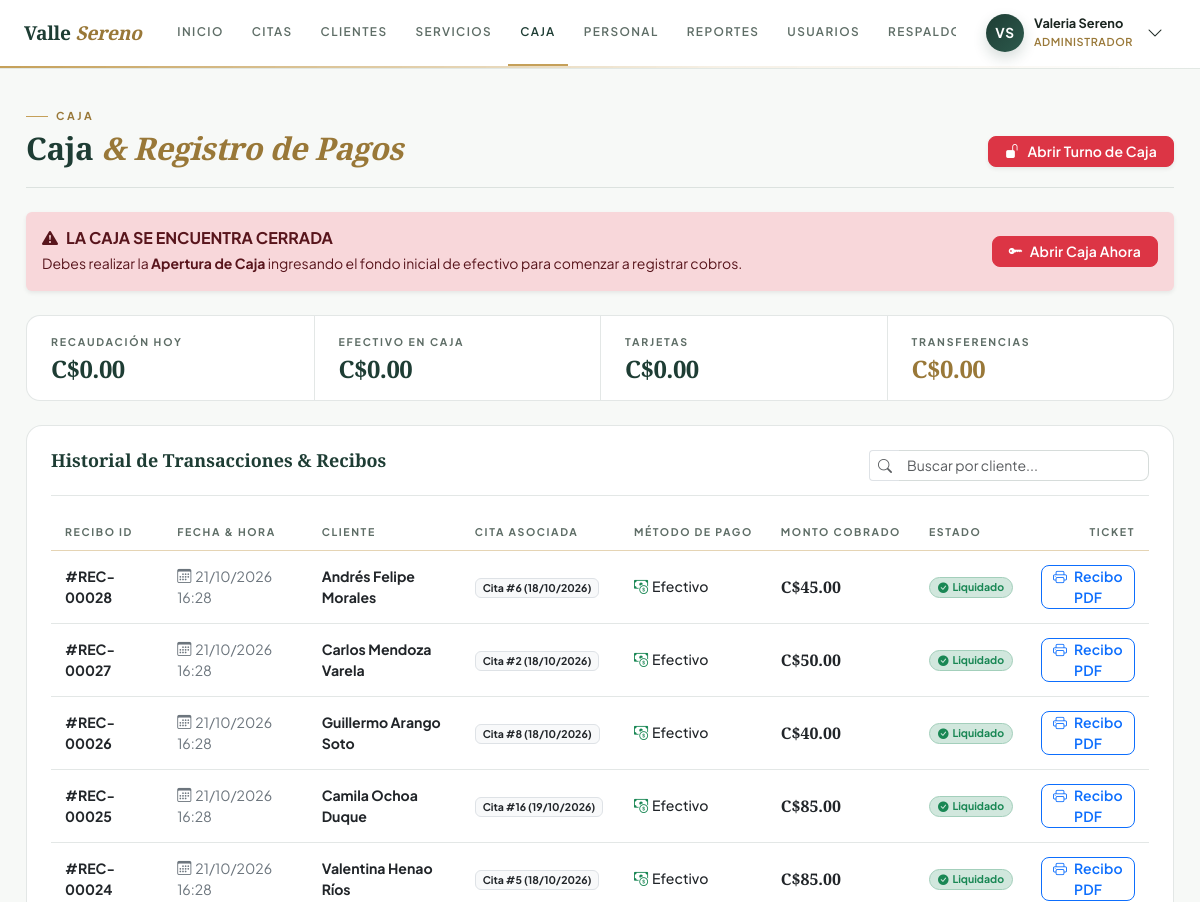
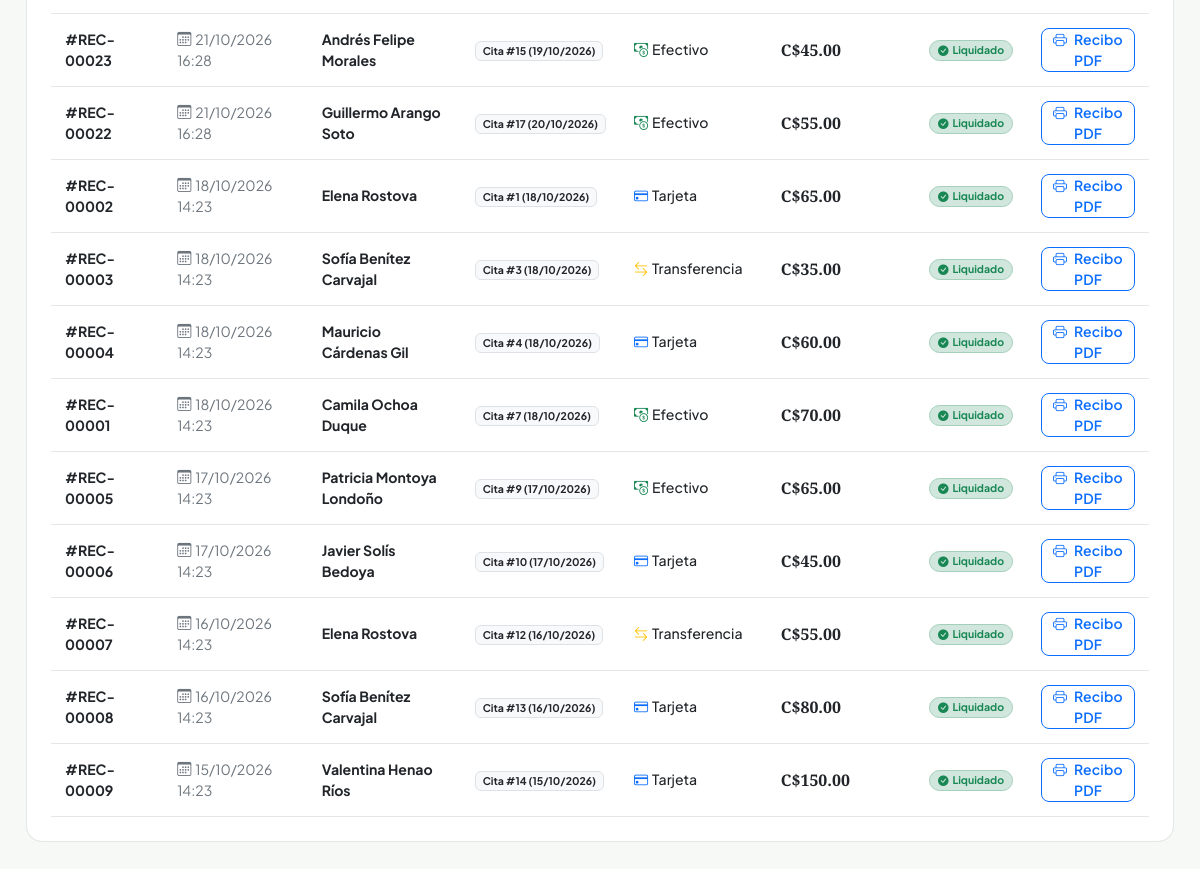
The app's page /index.php?c=pagos&a=index (signed in) with its own data (2 pictures, top to bottom).
### tables this page shows
CREATE TABLE IF NOT EXISTS pagos (
    id INT AUTO_INCREMENT PRIMARY KEY,
    id_cita INT NOT NULL,
    tipo_pago ENUM('Efectivo', 'Tarjeta', 'Transferencia') NOT NULL,
    fecha_pago DATETIME NOT NULL DEFAULT CURRENT_TIMESTAMP,
    monto DECIMAL(10,2) NOT NULL,
    estado ENUM('Pagado', 'Pendiente') NOT NULL DEFAULT 'Pagado',
    CONSTRAINT fk_pagos_citas FOREIGN KEY (id_cita) 
        REFERENCES citas(id) ON UPDATE CASCADE ON DELETE RESTRICT,
    CONSTRAINT chk_pagos_monto CHECK (monto > 0),
    INDEX idx_pagos_cita_fecha (id_cita, fecha_pago)
);

CREATE TABLE IF NOT EXISTS clientes (
    id INT AUTO_INCREMENT PRIMARY KEY,
    nombre_completo VARCHAR(120) NOT NULL,
    fecha_nacimiento DATE NOT NULL,
    telefono VARCHAR(20) NOT NULL,
    correo VARCHAR(100) NOT NULL,
    estado ENUM('activo', 'inactivo') NOT NULL DEFAULT 'activo',
    creado_en TIMESTAMP DEFAULT CURRENT_TIMESTAMP,
    INDEX idx_clientes_telefono (telefono),
    INDEX idx_clientes_correo (correo)
);

CREATE TABLE IF NOT EXISTS citas (
    id INT AUTO_INCREMENT PRIMARY KEY,
    id_cliente INT NOT NULL,
    id_empleado INT NOT NULL COMMENT 'Terapeuta asignado',
    fecha DATE NOT NULL,
    hora_inicio TIME NOT NULL,
    hora_fin TIME NOT NULL,
    total DECIMAL(10,2) NOT NULL DEFAULT 0.00,
    estado ENUM('Pendiente', 'Confirmada', 'Completada', 'Cancelada') NOT NULL DEFAULT 'Pendiente',
    observaciones TEXT NULL,
    creado_en TIMESTAMP DEFAULT CURRENT_TIMESTAMP,
    CONSTRAINT fk_citas_clientes FOREIGN KEY (id_cliente) 
        REFERENCES clientes(id) ON UPDATE CASCADE ON DELETE RESTRICT,
    CONSTRAINT fk_citas_empleados FOREIGN KEY (id_empleado) 
        REFERENCES empleados(id) ON UPDATE CASCADE ON DELETE RESTRICT,
    CONSTRAINT chk_citas_horario CHECK (hora_fin > hora_inicio),
    INDEX idx_citas_terapeuta_fecha (id_empleado, fecha),
    INDEX idx_citas_cliente_fecha (id_cliente, fecha)
);

### app/controllers/PagosController.php (called while the page is built, shortened)
<?php
require_once __DIR__ . '/../services/PagoService.php';
class PagosController {
    private PagoService $service;
    public function __construct() {
        $this->service = new PagoService();
    }
    public function index(): void {
        $pagos = $this->service->listarPagos();
        require_once __DIR__ . '/../views/layouts/main.php';
    }
}

### app/models/PagoModel.php (called while the page is built, shortened)
<?php
class PagoModel {
    private PDO $db;
    public function __construct(?PDO $pdo = null) {
        if ($pdo !== null) {
            $this->db = $pdo;
        } else {
            try {
                $dsn = "mysql:host=" . DB_HOST . ";port=" . DB_PORT . ";dbname=" . DB_NAME . ";charset=" . DB_CHARSET;
                $this->db = new PDO($dsn, DB_USER, DB_PASS, [
                    PDO::ATTR_ERRMODE => PDO::ERRMODE_EXCEPTION,
                    PDO::ATTR_DEFAULT_FETCH_MODE => PDO::FETCH_ASSOC
                ]);
            } catch (PDOException $e) {
                die("Error de conexión a la base de datos: " . $e->getMessage());
            }
        }
    }
    public function obtenerTodosPagos(): array {
        $sql = "SELECT p.*, c.fecha as cita_fecha, cl.nombre_completo as cliente_nombre
                FROM pagos p
                JOIN citas c ON p.id_cita = c.id
                JOIN clientes cl ON c.id_cliente = cl.id
                ORDER BY p.fecha_pago DESC";
        $stmt = $this->db->query($sql);
        return $stmt->fetchAll();
    }
}

### app/services/PagoService.php (called while the page is built, shortened)
<?php
require_once __DIR__ . '/../models/PagoModel.php';
class PagoService {
    private PagoModel $model;
    public function __construct(?PagoModel $model = null) {
        $this->model = $model ?? new PagoModel();
    }
    public function listarPagos(): array {
        return $this->model->obtenerTodosPagos();
    }
}

### app/views/pagos/index.php (the view, shortened to what this page needs)
<div class="page-head">
    <div>
        <span class="kicker">Caja</span>
        <h1 class="display-title">Caja <em>& Registro de Pagos</em></h1>
    </div>
    <div class="page-head-actions">
        <?php if (!empty($estadoCaja['abierta'])): ?>
            <button class="btn btn-quiet btn-sm px-3 d-inline-flex align-items-center gap-2" data-bs-toggle="modal" data-bs-target="#modalCerrarCaja">
                <i class="bi bi-lock-fill"></i>
                <span>Arqueo & Cierre de Caja</span>
            </button>
            <button class="btn btn-spa-primary btn-sm px-3 d-inline-flex align-items-center gap-2" data-bs-toggle="modal" data-bs-target="#modalCobro" onclick="prepararNuevoCobro()">
                <i class="bi bi-cash-stack"></i>
                <span>Registrar Cobro</span>
            </button>
        <?php else: ?>
            <button class="btn btn-danger btn-sm px-3 d-inline-flex align-items-center gap-2 shadow-sm" data-bs-toggle="modal" data-bs-target="#modalAbrirCaja">
                <i class="bi bi-unlock-fill"></i>
                <span>Abrir Turno de Caja</span>
            </button>
        <?php endif; ?>
    </div>
</div>
<?php if (empty($estadoCaja['abierta'])): ?>
    <div class="alert alert-danger border-0 shadow-sm mb-4 d-flex align-items-center justify-content-between">
        <div>
            <h6 class="fw-bold mb-1"><i class="bi bi-exclamation-triangle-fill me-2"></i>LA CAJA SE ENCUENTRA CERRADA</h6>
            <small class="mb-0">Debes realizar la <strong>Apertura de Caja</strong> ingresando el fondo inicial de efectivo para comenzar a registrar cobros.</small>
        </div>
        <button class="btn btn-danger btn-sm px-3" data-bs-toggle="modal" data-bs-target="#modalAbrirCaja">
            <i class="bi bi-key-fill me-1"></i> Abrir Caja Ahora
        </button>
    </div>
<?php endif; ?>
<?php
    $totalEfectivo = 0;
    $totalTarjeta = 0;
    $totalTransf = 0;
    $totalGeneralHoy = $totalEfectivo + $totalTarjeta + $totalTransf;
?>
<div class="metrics">
    <div class="metric">
        <span class="metric-label">Recaudación Hoy</span>
        <span class="metric-value">C$<?= number_format($totalGeneralHoy, 2) ?></span>
    </div>
    <div class="metric">
        <span class="metric-label">Efectivo en Caja</span>
        <span class="metric-value">C$<?= number_format($totalEfectivo, 2) ?></span>
    </div>
    <div class="metric">
        <span class="metric-label">Tarjetas</span>
        <span class="metric-value">C$<?= number_format($totalTarjeta, 2) ?></span>
    </div>
    <div class="metric metric--gold">
        <span class="metric-label">Transferencias</span>
        <span class="metric-value">C$<?= number_format($totalTransf, 2) ?></span>
    </div>
</div>
<div class="spa-card p-4">
    <div class="panel-head">
        <h2 class="panel-title">Historial de Transacciones &amp; Recibos</h2>
        <div class="input-group input-group-sm" style="max-width: 280px;">
            <span class="input-group-text bg-white border-end-0"><i class="bi bi-search text-muted"></i></span>
            <input type="text" id="busquedaPago" class="form-control border-start-0" placeholder="Buscar por cliente..." onkeyup="filtrarTablaPagos()">
        </div>
    </div>
    <div class="table-responsive">
        <table class="table table-hover align-middle mb-0" id="tablaPagos">
            <thead class="table-light">
                <tr style="font-size: 0.78rem; text-transform: uppercase; letter-spacing: 0.5px; color: #556b61;">
                    <th>RECIBO ID</th>
                    <th>FECHA & HORA</th>
                    <th>CLIENTE</th>
                    <th>CITA ASOCIADA</th>
                    <th>MÉTODO DE PAGO</th>
                    <th>MONTO COBRADO</th>
                    <th>ESTADO</th>
                    <th class="text-end">TICKET</th>
                </tr>
            </thead>
            <tbody style="font-size: 0.88rem;">
                <?php if (empty($pagos)): ?>
                    <tr>
                        <td colspan="8" class="text-center py-4 text-muted">
                            <i class="bi bi-inbox fs-3 d-block mb-1 text-muted"></i>
                            No hay transacciones ni cobros liquidados aún.
                        </td>
                    </tr>
                <?php else: ?>
                    <?php foreach ($pagos as $p): ?>
                        <tr>
                            <td class="fw-bold text-dark">#REC-<?= str_pad($p['id'], 5, '0', STR_PAD_LEFT) ?></td>
                            <td>
                                <span class="text-secondary">
                                    <i class="bi bi-calendar3 me-1"></i><?= date('d/m/Y H:i', strtotime($p['fecha_pago'])) ?>
                                </span>
                            </td>
                            <td>
                                <div class="fw-bold text-dark"><?= htmlspecialchars($p['cliente_nombre']) ?></div>
                            </td>
                            <td>
                                <span class="badge bg-light text-dark border">
                                    Cita #<?= $p['id_cita'] ?> (<?= date('d/m/Y', strtotime($p['cita_fecha'])) ?>)
                                </span>
                            </td>
                            <td>
                                <?php
                                    $iconMethod = match($p['tipo_pago']) {
                                        'Efectivo' => 'bi-cash-coin text-success',
                                        'Tarjeta' => 'bi-credit-card text-primary',
                                        'Transferencia' => 'bi-arrow-left-right text-warning',
                                        default => 'bi-wallet'
                                    };
                                ?>
                                <span class="fw-medium text-dark">
                                    <i class="bi <?= $iconMethod ?> me-1"></i><?= htmlspecialchars($p['tipo_pago']) ?>
                                </span>
                            </td>
                            <td>
                                <span class="fw-bold text-dark fs-6" style="font-family: var(--font-serif); color: var(--spa-primary);">
                                    C$<?= number_format($p['monto'], 2) ?>
                                </span>
                            </td>
                            <td>
                                <span class="badge bg-success-subtle text-success border border-success-subtle rounded-pill px-2 py-1">
                                    <i class="bi bi-check-circle-fill me-1"></i>Liquidado
                                </span>
                            </td>
                            <td class="text-end">
                                <button class="btn btn-outline-primary btn-sm py-0 px-2" title="Imprimir Ticket de Recibo" onclick="imprimirTicket(<?= $p['id'] ?>)">
                                    <i class="bi bi-printer me-1"></i> Recibo PDF
                                </button>
                            </td>
                        </tr>
                    <?php endforeach; ?>
                <?php endif; ?>
            </tbody>
        </table>
    </div>
</div>

### public/css/spa-theme.css (style rules this page uses)
:root { --spa-primary: #1e3d34; --spa-primary-light: #2c594c; --spa-secondary: #c5a059; --spa-secondary-hover: #b38f4a; --spa-accent: #6b8e23; --spa-bg-soft: #f7f9f7; --spa-card-bg: rgba(255, 255, 255, 0.88); --spa-text-dark: #1b2621; --spa-text-muted: #5e6d66; --spa-border: #e2e8e4; --spa-radius: 18px; --spa-shadow: 0 20px 45px rgba(25, 45, 38, 0.12); --spa-shadow-glow: 0 0 25px rgba(197, 160, 89, 0.25); --font-serif: 'Playfair Display', Georgia, serif; --font-sans: 'Plus Jakarta Sans', system-ui, -apple-system, sans-serif; }
body { font-family: var(--font-sans); color: var(--spa-text-dark); background-color: var(--spa-bg-soft); margin: 0; padding: 0; -webkit-font-smoothing: antialiased; }
:root { --spa-gold-ink: #997838; --spa-leaf-ink: #3b735c; --spa-deep: #112620; --spa-line: rgba(30, 61, 52, 0.12); --spa-line-strong: rgba(30, 61, 52, 0.18); --spa-gold-line: rgba(197, 160, 89, 0.45); }
.app-body { background: var(--spa-bg-soft); color: var(--spa-text-dark); }
.page-head { display: flex; flex-wrap: wrap; align-items: flex-end; justify-content: space-between; gap: clamp(14px, 2vw, 20px); margin-bottom: clamp(18px, 2vw, 26px); padding-bottom: clamp(14px, 2vw, 20px); border-bottom: 1px solid var(--spa-line); position: relative; }
.kicker { display: inline-flex; align-items: center; gap: 8px; font-size: 0.68rem; font-weight: 700; letter-spacing: 2.6px; text-transform: uppercase; color: var(--spa-gold-ink); margin-bottom: 6px; }
.kicker::before { content: ''; width: 22px; height: 1px; background: var(--spa-secondary); }
.display-title { font-family: var(--font-serif); font-size: clamp(1.5rem, 2.6vw, 2rem); font-weight: 600; color: var(--spa-primary); letter-spacing: -0.4px; line-height: 1.15; margin: 0; }
.display-title em { color: var(--spa-gold-ink); font-style: italic; }
.page-head-actions { display: flex; flex-wrap: wrap; align-items: center; justify-content: flex-end; gap: 10px; }
.metrics { display: flex; flex-wrap: wrap; background: #ffffff; border: 1px solid var(--spa-line); border-radius: 14px; overflow: hidden; margin-bottom: clamp(18px, 2vw, 28px); }
.metric { flex: 1 1 190px; min-width: 0; padding: clamp(14px, 2vw, 18px) clamp(16px, 2vw, 24px); border-left: 1px solid var(--spa-line); }
.metric:first-child { border-left: 0; }
.metric-label { display: block; font-size: 0.66rem; font-weight: 700; letter-spacing: 1.8px; text-transform: uppercase; color: var(--spa-text-muted); margin-bottom: 6px; }
.metric-value { font-family: var(--font-serif); font-size: clamp(1.25rem, 2vw, 1.7rem); font-weight: 600; color: var(--spa-primary); line-height: 1.1; display: block; letter-spacing: -0.5px; }
.metric--gold .metric-value { color: var(--spa-gold-ink); }
.panel-head { display: flex; flex-wrap: wrap; justify-content: space-between; align-items: flex-start; gap: 14px; margin-bottom: clamp(14px, 2vw, 18px); padding-bottom: clamp(10px, 2vw, 14px); border-bottom: 1px solid var(--spa-line); }
.panel-title { font-family: var(--font-serif); font-size: clamp(1.05rem, 1.6vw, 1.12rem); color: var(--spa-primary); margin: 0; font-weight: 600; line-height: 1.2; }
.app-body table.table { --bs-table-bg: transparent; margin-bottom: 0; }
.app-body table.table thead th { background-color: transparent !important; border-bottom: 1px solid var(--spa-gold-line) !important; color: var(--spa-text-muted); font-size: 0.66rem; letter-spacing: 1.6px; text-transform: uppercase; font-weight: 700; padding: 10px 14px; border-top: 0 !important; white-space: nowrap; }
.app-body table.table tbody td { padding: clamp(10px, 1.5vw, 14px); border-color: var(--spa-line); vertical-align: middle; font-size: clamp(0.84rem, 1.5vw, 0.88rem); }
.page-wrap .form-control, .page-wrap .form-select { background: rgba(255, 255, 255, 0.96); border-color: var(--spa-line-strong); border-radius: 8px; }
.app-body .btn { border-radius: 8px; font-weight: 600; letter-spacing: 0.2px; }
.spa-card { background: #ffffff; border: 1px solid var(--spa-line); border-radius: 16px; box-shadow: none; }

### records on screen
pagos: id "00028", fecha_pago "21/10/2026 16:28", clientes.nombre_completo "Andrés Felipe Morales", id_cita "6", id_cita.fecha "18/10/2026", tipo_pago "Efectivo", monto "45.00"
pagos: id "00027", fecha_pago "21/10/2026 16:28", clientes.nombre_completo "Carlos Mendoza Varela", id_cita "2", id_cita.fecha "18/10/2026", tipo_pago "Efectivo", monto "50.00"
pagos: id "00026", fecha_pago "21/10/2026 16:28", clientes.nombre_completo "Guillermo Arango Soto", id_cita "8", id_cita.fecha "18/10/2026", tipo_pago "Efectivo", monto "40.00"
pagos: id "00025", fecha_pago "21/10/2026 16:28", clientes.nombre_completo "Camila Ochoa Duque", id_cita "16", id_cita.fecha "19/10/2026", tipo_pago "Efectivo", monto "85.00"
pagos: id "00024", fecha_pago "21/10/2026 16:28", clientes.nombre_completo "Valentina Henao Ríos", id_cita "5", id_cita.fecha "18/10/2026", tipo_pago "Efectivo", monto "85.00"
pagos: id "00023", fecha_pago "21/10/2026 16:28", clientes.nombre_completo "Andrés Felipe Morales", id_cita "15", id_cita.fecha "19/10/2026", tipo_pago "Efectivo", monto "45.00"
pagos: id "00022", fecha_pago "21/10/2026 16:28", clientes.nombre_completo "Guillermo Arango Soto", id_cita "17", id_cita.fecha "20/10/2026", tipo_pago "Efectivo", monto "55.00"
pagos: id "00002", fecha_pago "18/10/2026 14:23", clientes.nombre_completo "Elena Rostova", id_cita "1", id_cita.fecha "18/10/2026", tipo_pago "Tarjeta", monto "65.00"
pagos: id "00003", fecha_pago "18/10/2026 14:23", clientes.nombre_completo "Sofía Benítez Carvajal", id_cita "3", id_cita.fecha "18/10/2026", tipo_pago "Transferencia", monto "35.00"
pagos: id "00004", fecha_pago "18/10/2026 14:23", clientes.nombre_completo "Mauricio Cárdenas Gil", id_cita "4", id_cita.fecha "18/10/2026", tipo_pago "Tarjeta", monto "60.00"
pagos: id "00001", fecha_pago "18/10/2026 14:23", clientes.nombre_completo "Camila Ochoa Duque", id_cita "7", id_cita.fecha "18/10/2026", tipo_pago "Efectivo", monto "70.00"
pagos: id "00005", fecha_pago "17/10/2026 14:23", clientes.nombre_completo "Patricia Montoya Londoño", id_cita "9", id_cita.fecha "17/10/2026", tipo_pago "Efectivo", monto "65.00"
pagos: id "00006", fecha_pago "17/10/2026 14:23", clientes.nombre_completo "Javier Solís Bedoya", id_cita "10", id_cita.fecha "17/10/2026", tipo_pago "Tarjeta", monto "45.00"
pagos: id "00007", fecha_pago "16/10/2026 14:23", clientes.nombre_completo "Elena Rostova", id_cita "12", id_cita.fecha "16/10/2026", tipo_pago "Transferencia", monto "55.00"
pagos: id "00008", fecha_pago "16/10/2026 14:23", clientes.nombre_completo "Sofía Benítez Carvajal", id_cita "13", id_cita.fecha "16/10/2026", tipo_pago "Tarjeta", monto "80.00"
pagos: id "00009", fecha_pago "15/10/2026 14:23", clientes.nombre_completo "Valentina Henao Ríos", id_cita "14", id_cita.fecha "15/10/2026", tipo_pago "Tarjeta", monto "150.00"

### other values on screen
$initials "VS"
$user['nombre'] "Valeria Sereno"
$user['rol'] "ADMINISTRADOR"
$totalGeneralHoy "0.00"
$totalEfectivo "0.00"
$totalTarjeta "0.00"
$totalTransf "0.00"
